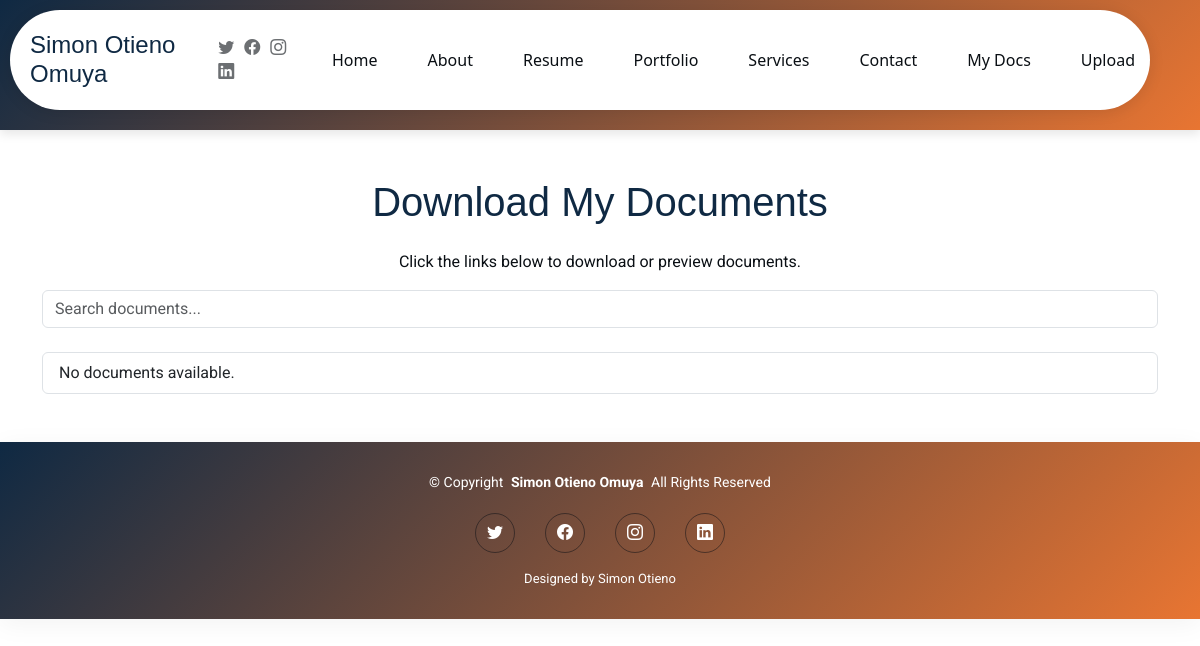
The page /document_list/ on the database as committed earlier.
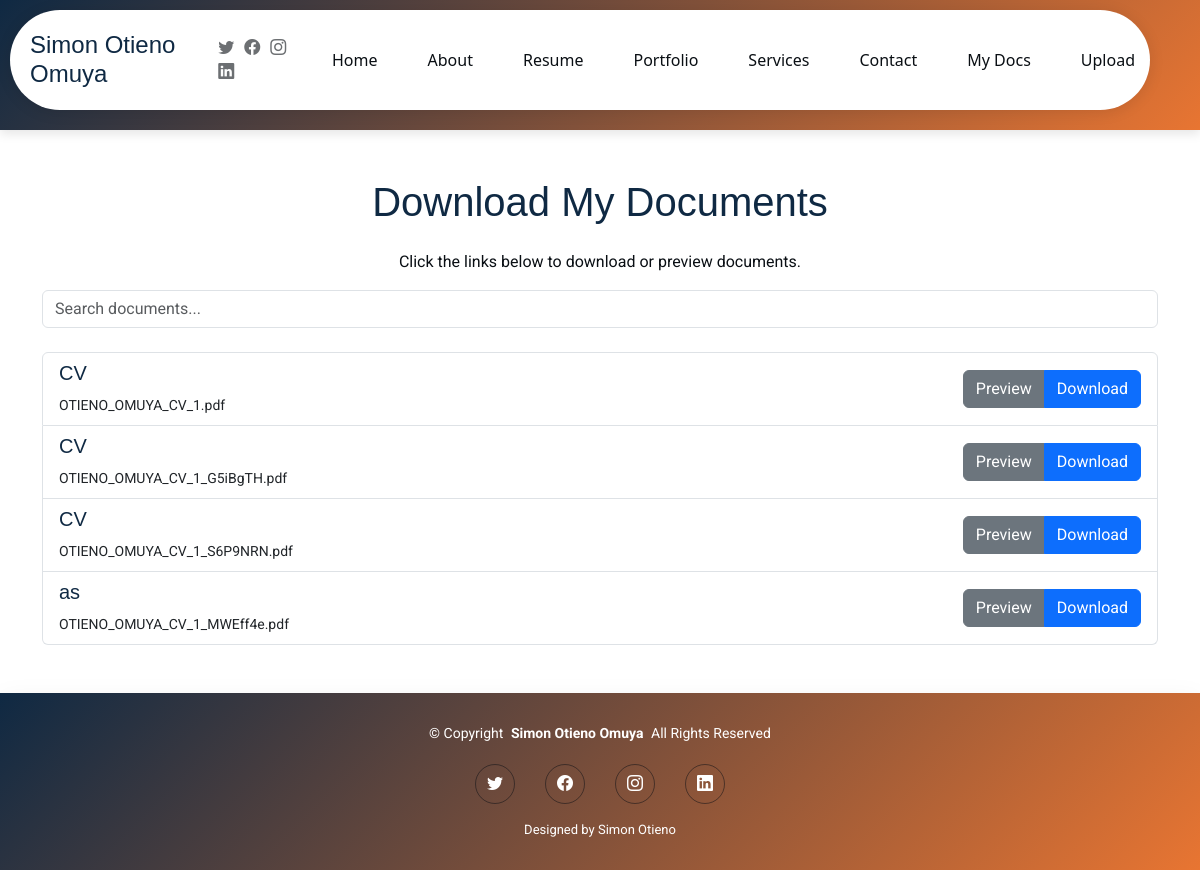
The same page on the database as committed later.
### portfolio_app/models.py (models this page shows, shortened)
class Document(models.Model):
    title = models.CharField(max_length=255)
    file = models.FileField(upload_to='documents/')

### portfolio_app/views.py (the view)
# urls.py: path('document_list/', views.document_list, name='document_list'),
def document_list(request):
    documents = Document.objects.all()
    return render(request, 'document_list.html', {'documents': documents})

### portfolio_app/templatetags/custom_filters.py (called while the page is built)
@register.filter(name='split_filename')
def split_filename(value):
    if isinstance(value, str):
        return value.split("/")[-1]  # Splits the string and returns the last part (filename)
    return value

### portfolio_app/templates/document_list.html (shortened to what this page needs)
{% extends 'base.html' %}
{% load custom_filters %}
{% block content %}
    <div class="container my-5">
        <div class="row">
            <div class="col-lg-12">
                <h1 class="text-center mb-4">Download My Documents</h1>
                <p class="text-center">Click the links below to download or preview documents.</p>
                <div class="mb-4">
                    <input type="text" id="searchInput" class="form-control" placeholder="Search documents..." onkeyup="searchDocuments()">
                </div>
                <div class="document-list">
                    <ul id="documentList" class="list-group">
                        {% for document in documents %}
                            <li class="list-group-item d-flex justify-content-between align-items-center">
                                <div>
                                    <h5>{{ document.title }}</h5>
                                    <small>{{ document.file.name|split_filename }}</small>
                                </div>
                                <div class="btn-group">
                                    <button class="btn btn-secondary" onclick="previewFile('{{ document.file.name }}')">Preview</button>
                                    <a href="{% url 'download_file' document.file.name %}" class="btn btn-primary">Download</a>
                                </div>
                            </li>
                        {% empty %}
                            <li class="list-group-item">No documents available.</li>
                        {% endfor %}
                    </ul>
                </div>
            </div>
        </div>
    </div>
{% endblock %}

### portfolio_app/templates/base.html (shortened to what this page needs)
{% load static %}
<!DOCTYPE html>
<html lang="en">
<head>
    <link href="{% static 'assets/vendor/bootstrap/css/bootstrap.min.css' %}" rel="stylesheet">
    <link href="{% static 'assets/vendor/bootstrap-icons/bootstrap-icons.css' %}" rel="stylesheet">
    <link href="{% static 'assets/vendor/aos/aos.css' %}" rel="stylesheet">
    <link href="{% static 'assets/vendor/glightbox/css/glightbox.min.css' %}" rel="stylesheet">
    <link href="{% static 'assets/vendor/swiper/swiper-bundle.min.css' %}" rel="stylesheet">
    <link href="{% static 'assets/css/main.css' %}" rel="stylesheet">
</head>
<body class="index-page">
    <header id="header" class="header d-flex align-items-center sticky-top">
        <div class="header-container container-fluid container-xl position-relative d-flex align-items-center justify-content-between">
            <a href="{% url 'home' %}" class="logo d-flex align-items-center me-auto me-xl-0">
                <h1 class="sitename">Simon Otieno Omuya</h1>
            </a>
            <nav id="navmenu" class="navmenu">
                <ul>
                    <li><a href="{% url 'home' %}" class="active">Home</a></li>
                    <li><a href="{% url 'about' %}">About</a></li>
                    <li><a href="{% url 'resume' %}">Resume</a></li>
                    <li><a href="{% url 'portfolio' %}">Portfolio</a></li>
                    <li><a href="{% url 'services' %}">Services</a></li>
                    <li><a href="{% url 'contact' %}">Contact</a></li>
                    <li><a href="{% url 'document_list' %}">My Docs</a></li>
                    <li><a href="{% url 'upload_document' %}">Upload</a></li>
                </ul>
            </nav>
            <div class="header-social-links">
                <a href="https://twitter.com/Omuya_K_Omuya" target="_blank"><i class="bi bi-twitter"></i></a>
                <a href="https://www.facebook.com/omuyakomuya" target="_blank"><i class="bi bi-facebook"></i></a>
                <a href="https://www.instagram.com/omuyakomuya/" target="_blank"><i class="bi bi-instagram"></i></a>
                <a href="https://www.linkedin.com/in/simon-otieno-omunya/" target="_blank"><i class="bi bi-linkedin"></i></a>
            </div>
        </div>
    </header>
    {% block content %}
    {% endblock %}
<footer id="footer" class="footer" style="background: linear-gradient(135deg, #0f2943, #e87532); padding: 30px 0; color: #fff; position: relative; z-index: 10;">
    <div class="container">
        <div class="copyright text-center">
            <p>© <span>Copyright</span> <strong class="px-1 sitename">Simon Otieno Omuya</strong> <span>All Rights Reserved</span></p>
        </div>
        <div class="social-links d-flex justify-content-center">
            <a href="https://twitter.com/Omuya_K_Omuya" target="_blank" style="color: #fff; margin: 0 15px;">
                <i class="bi bi-twitter"></i>
            </a>
            <a href="https://www.facebook.com/omuyakomuya" target="_blank" style="color: #fff; margin: 0 15px;">
                <i class="bi bi-facebook"></i>
            </a>
            <a href="https://www.instagram.com/omuyakomuya/" target="_blank" style="color: #fff; margin: 0 15px;">
                <i class="bi bi-instagram"></i>
            </a>
            <a href="https://www.linkedin.com/in/simon-otieno-omunya/" target="_blank" style="color: #fff; margin: 0 15px;">
                <i class="bi bi-linkedin"></i>
            </a>
        </div>
        <div class="credits text-center mt-3">
            Designed by <a href="mailto:simonotienoomuya@gmail.com" target="_blank" style="color: #fff;">Simon Otieno</a>
        </div>
    </div>
</footer>
</body>
</html>

### portfolio_app/static/assets/css/main.css (style rules this page uses)
:root { --default-font: "Roboto", system-ui, -apple-system, "Segoe UI", Roboto, "Helvetica Neue", Arial, "Noto Sans", "Liberation Sans", sans-serif, "Apple Color Emoji", "Segoe UI Emoji", "Segoe UI Symbol", "Noto Color Emoji"; --heading-font: "Questrial", sans-serif; --nav-font: "Noto Sans", sans-serif; }
:root { --background-color: #ffffff; --default-color: #0a0f14; --heading-color: #0f2943; --accent-color: #e87532; --surface-color: #ffffff; --contrast-color: #ffffff; }
:root { scroll-behavior: smooth; }
body { color: var(--default-color); background-color: var(--background-color); font-family: var(--default-font); }
a { color: var(--accent-color); text-decoration: none; transition: 0.3s; }
h1, h2, h3, h4, h5, h6 { color: var(--heading-color); font-family: var(--heading-font); }
.header { color: var(--default-color); background-color: var(--background-color); padding: 20px 0; transition: all 0.5s; z-index: 997; }
.header .header-container { background: var(--surface-color); border-radius: 50px; padding: 5px 25px; box-shadow: 0px 2px 15px rgba(0, 0, 0, 0.1); }
.header .logo { line-height: 1; }
.header .logo h1 { font-size: 24px; margin: 0; padding-left: 5px; font-weight: 500; color: var(--heading-color); }
.header .header-social-links { padding-right: 15px; }
.header .header-social-links a { color: color-mix(in srgb, var(--default-color), transparent 40%); padding-left: 6px; display: inline-block; transition: 0.3s; font-size: 16px; }
.header .header-social-links a i { line-height: 0px; }
@media (max-width: 1200px) { .header { padding-top: 10px; } }
@media (max-width: 1200px) { .header .header-container { margin-left: 10px; margin-right: 10px; padding: 10px 5px 10px 15px; } }
@media (max-width: 1200px) { .header .logo { order: 1; } }
@media (max-width: 1200px) { .header .header-social-links { order: 2; } }
@media (max-width: 1200px) { .header .navmenu { order: 3; } }
@media (min-width: 1200px) { .navmenu { padding: 0; } }
@media (min-width: 1200px) { .navmenu ul { margin: 0; padding: 0; display: flex; list-style: none; align-items: center; } }
@media (min-width: 1200px) { .navmenu li { position: relative; } }
@media (min-width: 1200px) { .navmenu a, .navmenu a:focus { color: var(--nav-color); padding: 18px 15px; font-size: 16px; font-family: var(--nav-font); font-weight: 400; display: flex; align-items: center; justify-content: space-between; white-space: nowrap; transition: 0.3s; } }
@media (min-width: 1200px) { .navmenu li:last-child a { padding-right: 0; } }
@media (min-width: 1200px) { .navmenu li:hover>a, .navmenu .active, .navmenu .active:focus { color: var(--nav-hover-color); } }
.footer { color: var(--default-color); background-color: var(--background-color); font-size: 14px; padding: 40px 0; position: relative; box-shadow: 0 5px 25px rgba(0, 0, 0, 0.05); }
.footer .copyright p { margin-bottom: 0; }
.footer .social-links { margin-top: 20px; }
.footer .social-links a { display: flex; align-items: center; justify-content: center; width: 40px; height: 40px; border-radius: 50%; border: 1px solid color-mix(in srgb, var(--default-color), transparent 50%); font-size: 16px; color: color-mix(in srgb, var(--default-color), transparent 50%); margin: 0 5px; transition: 0.3s; }
.footer .credits { margin-top: 10px; font-size: 13px; text-align: center; }

Rows that differ between the two databases and show on the page:
added Document: title "CV", file.name|split_filename "OTIENO_OMUYA_CV_1.pdf"
added Document: title "CV", file.name|split_filename "OTIENO_OMUYA_CV_1_G5iBgTH.pdf"
added Document: title "CV", file.name|split_filename "OTIENO_OMUYA_CV_1_S6P9NRN.pdf"
added Document: title "as", file.name|split_filename "OTIENO_OMUYA_CV_1_MWEff4e.pdf"
Other text that changed with them:
text no longer shown: "No documents available."
